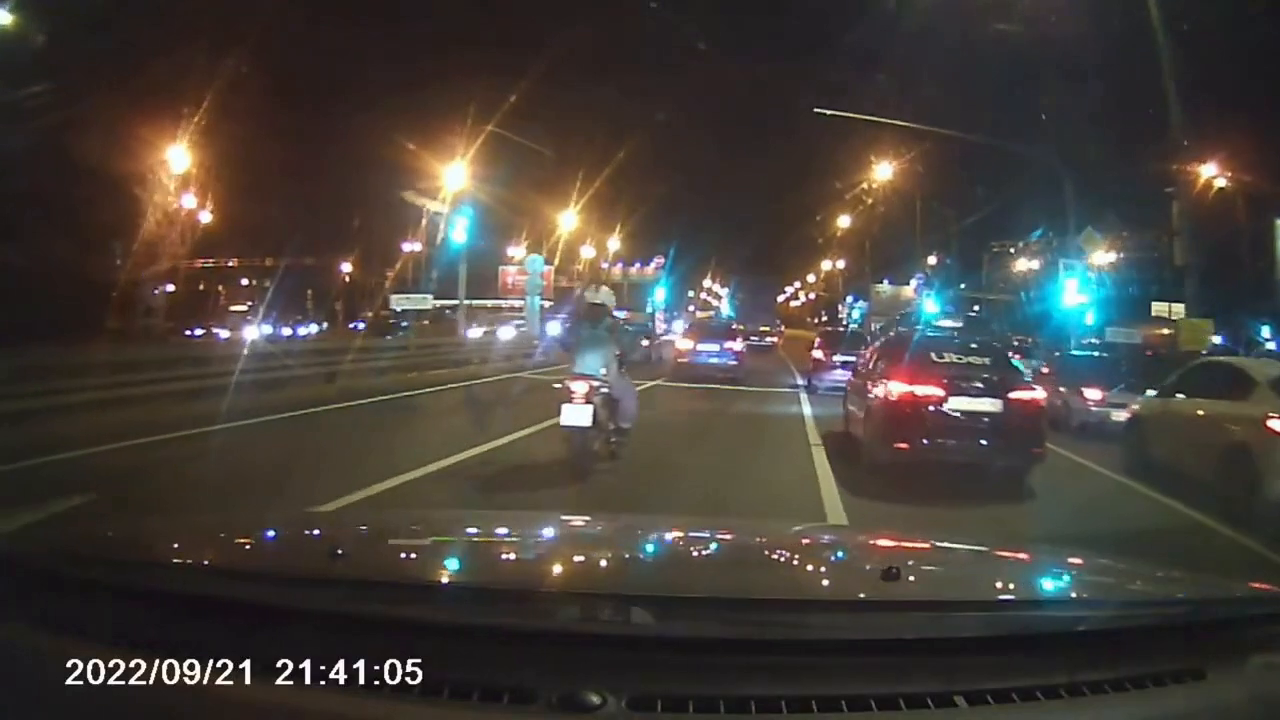
#> input picture frame 10 of Lab5/video1.mp4, 1280 x 720 px
$ python third.py
#> lines starting #> are read from the running program, lines starting #| are printed output that depends on the picture; after the words box and inside, x2 and y2 are one past the last pixel; in counts of white or black regions, pixels touching at a corner belong together
import cv2
from math import pi

def draw_line(x0, y0, x1, y1, img, color = (0, 139, 0), thickness = 3, lineType = cv2.LINE_8):
    cv2.line(img, (x0,y0), (x1,y1), color, thickness, lineType)

path = './Lab5/video1.mp4'
vid = cv2.VideoCapture(path)
framenumber = 0
while(True):
    ret, frame =  vid.read()
#> frame is the input picture: shape (720, 1280, 3); mean B, G, R 57.8, 63.2, 68.9
    if ret:
        img = cv2.cvtColor(frame, cv2.COLOR_BGR2GRAY)
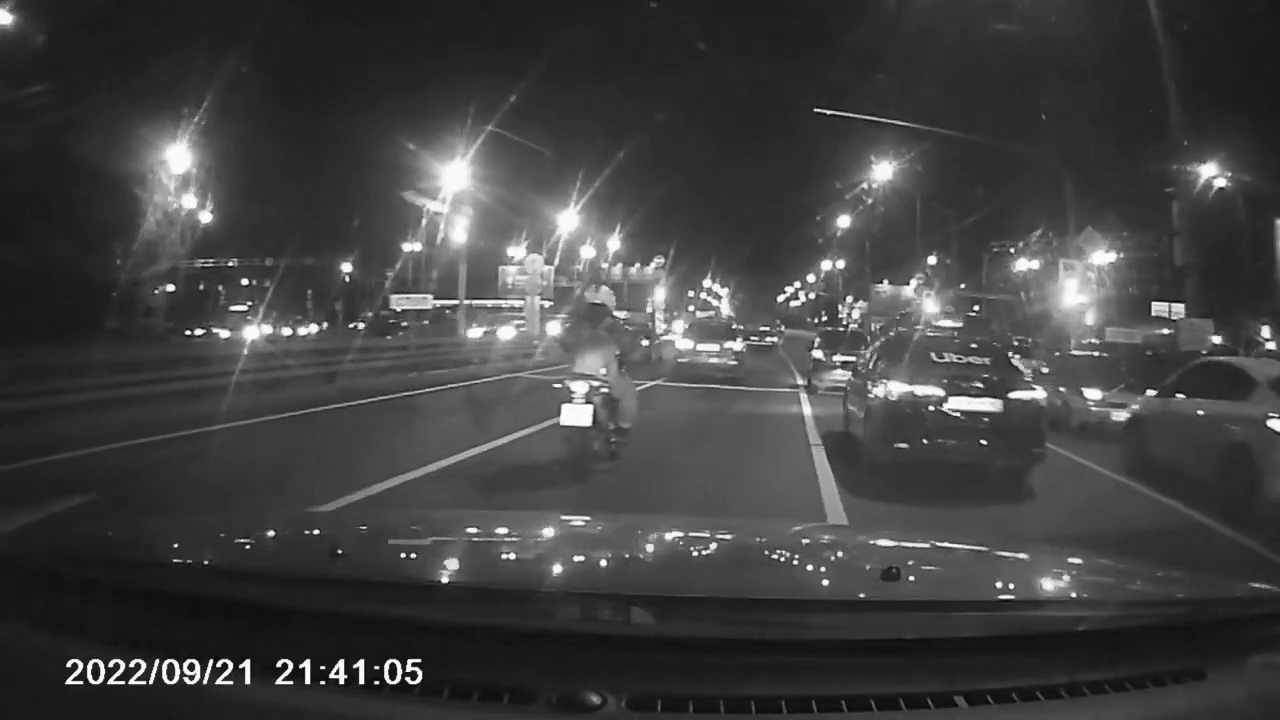
#> img: shape (720, 1280); min 0, max 255, mean 64.3
        _, edges = cv2.threshold(img, 110, 255, type = cv2.THRESH_BINARY)
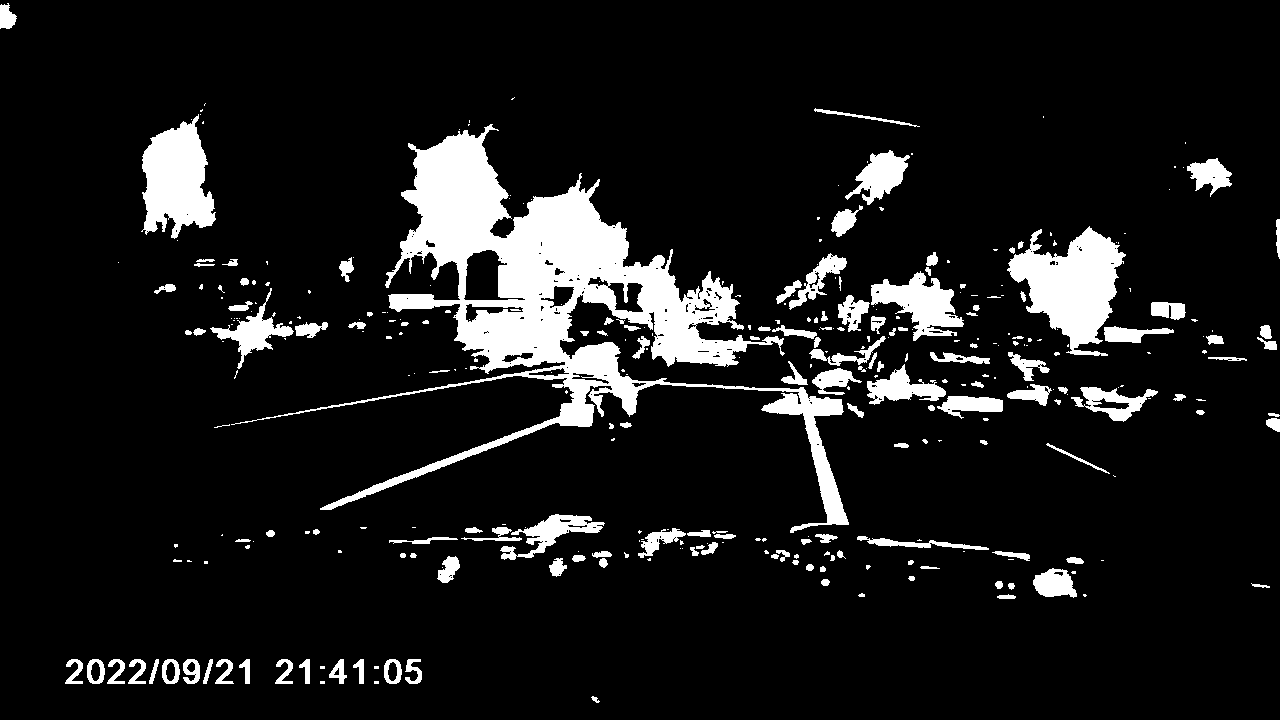
#> edges: shape (720, 1280); 10.2% white; 340 white regions (188 under 20 px), largest, box (x1, y1, x2, y2) and area: (231, 124, 849, 533) 46622, (1007, 226, 1126, 356) 8122, (141, 114, 216, 239) 5968
        lines = cv2.HoughLinesP(edges, rho = 5, theta = pi/180, threshold = 700, minLineLength = None, maxLineGap = None)
#> lines = 2282 rows, first 6: [548, 260, 669, 275], [143, 196, 213, 205], [498, 266, 554, 272], [147, 214, 163, 216], [218, 334, 292, 330], [872, 299, 925, 279]
        img2 = cv2.cvtColor(img, cv2.COLOR_GRAY2BGR)
        for i in range(0, len(lines)):
            x0,y0,x1,y1 = lines[i][0][:]
            draw_line(x0, y0, x1, y1, img2)
#> this loop made 2282 passes
        cv2.namedWindow("IMG", flags = cv2.WINDOW_NORMAL)
        cv2.imshow("IMG", img2)
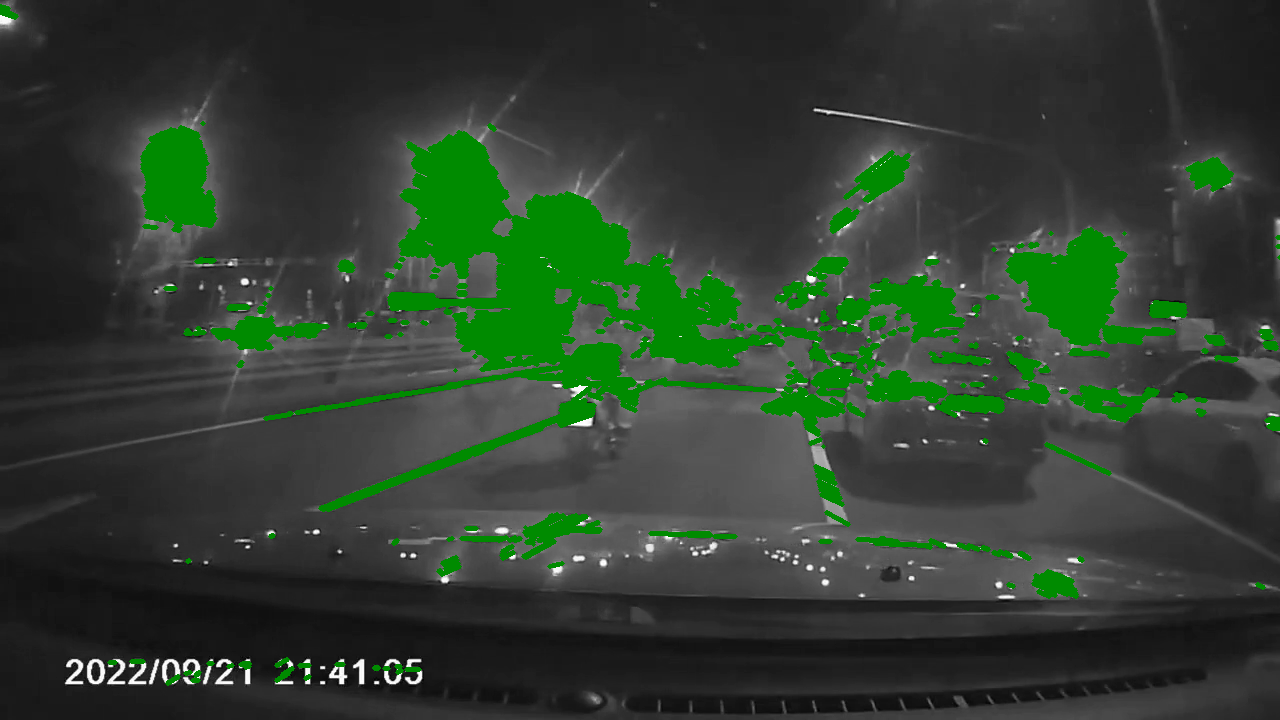
#> window 'IMG': shape (720, 1280, 3); mean B, G, R 48.2, 62.8, 48.2
        key = cv2.waitKey(1)
#> (key Esc is pressed here)
        framenumber += 1
    else:
        break
vid.release()
cv2.destroyAllWindows()

$ run again, starting later in the video
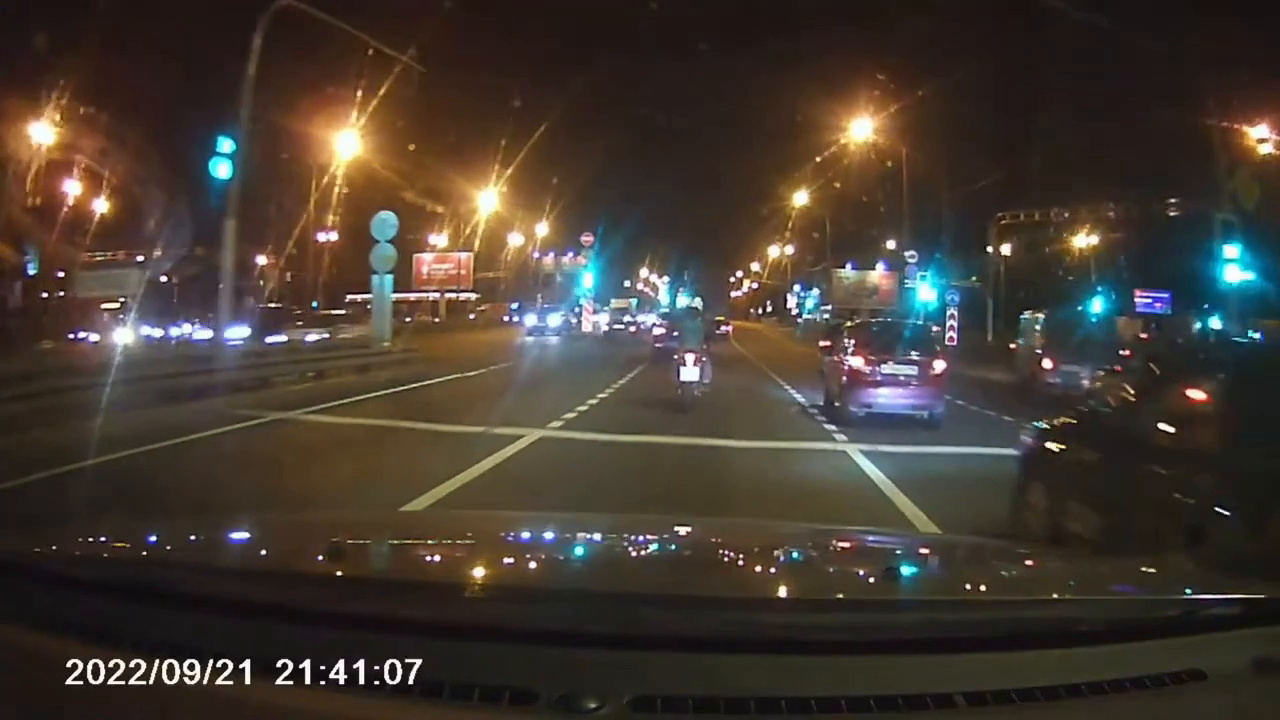
#> input picture frame 45 of Lab5/video1.mp4, 1280 x 720 px
#> frame is the input picture: shape (720, 1280, 3); mean B, G, R 50, 58.3, 67.4
#> `_, edges = cv2.threshold(img, 110, 255, type = cv2.THRESH_BINARY)`:
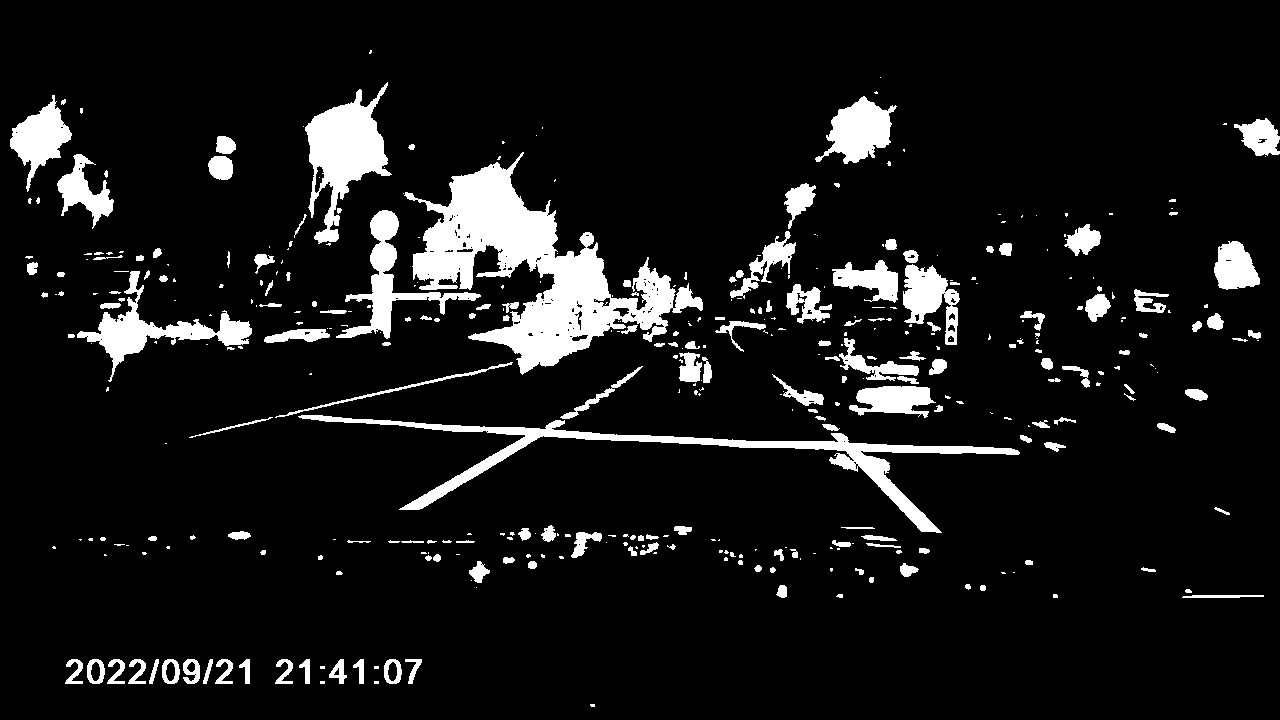
#> edges: shape (720, 1280); 9% white; 402 white regions (215 under 20 px), largest, box (x1, y1, x2, y2) and area: (404, 152, 703, 375) 22125, (298, 415, 1020, 533) 8441, (305, 82, 392, 244) 6164
#> lines = 1842 rows, first 6: [544, 436, 1019, 452], [512, 320, 578, 316], [675, 306, 686, 306], [905, 292, 944, 290], [218, 331, 251, 329], [1218, 255, 1248, 253]
#> the loop `for i in range(0, len(lines)):` made 1842 passes
#> `cv2.imshow("IMG", img2)`:
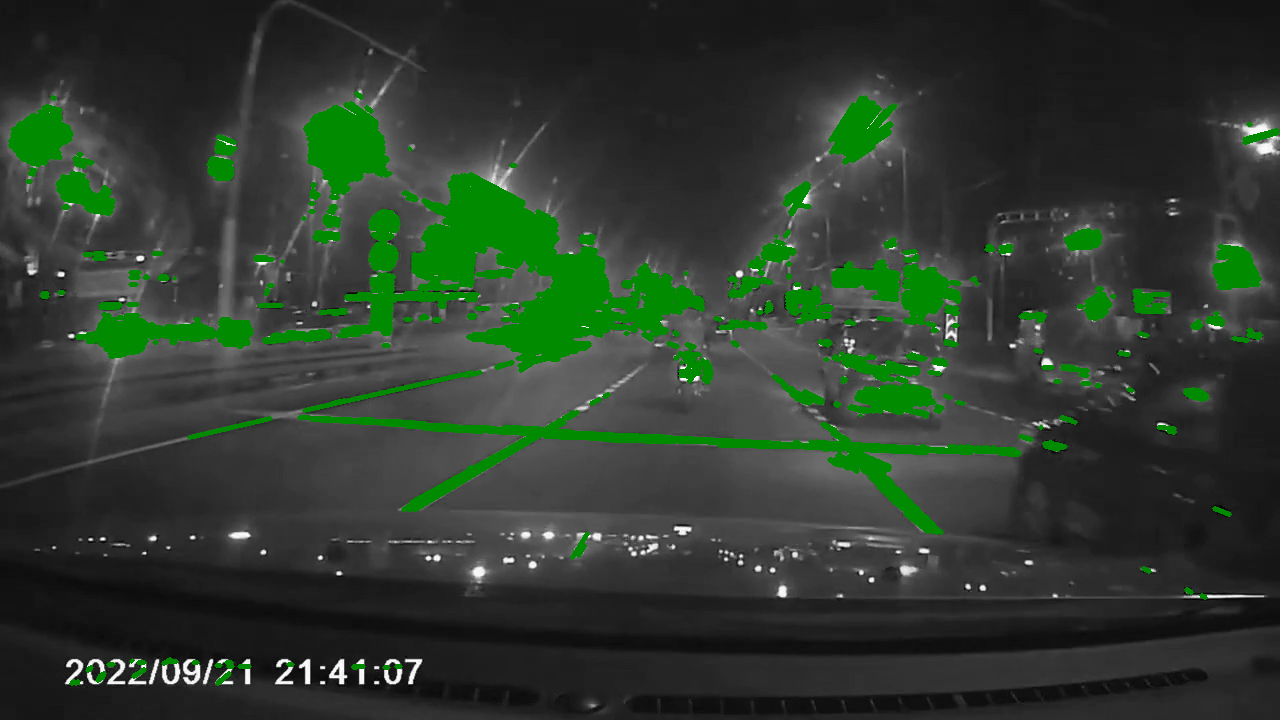
#> window 'IMG': shape (720, 1280, 3); mean B, G, R 46.4, 58.8, 46.4

$ run again, starting later in the video
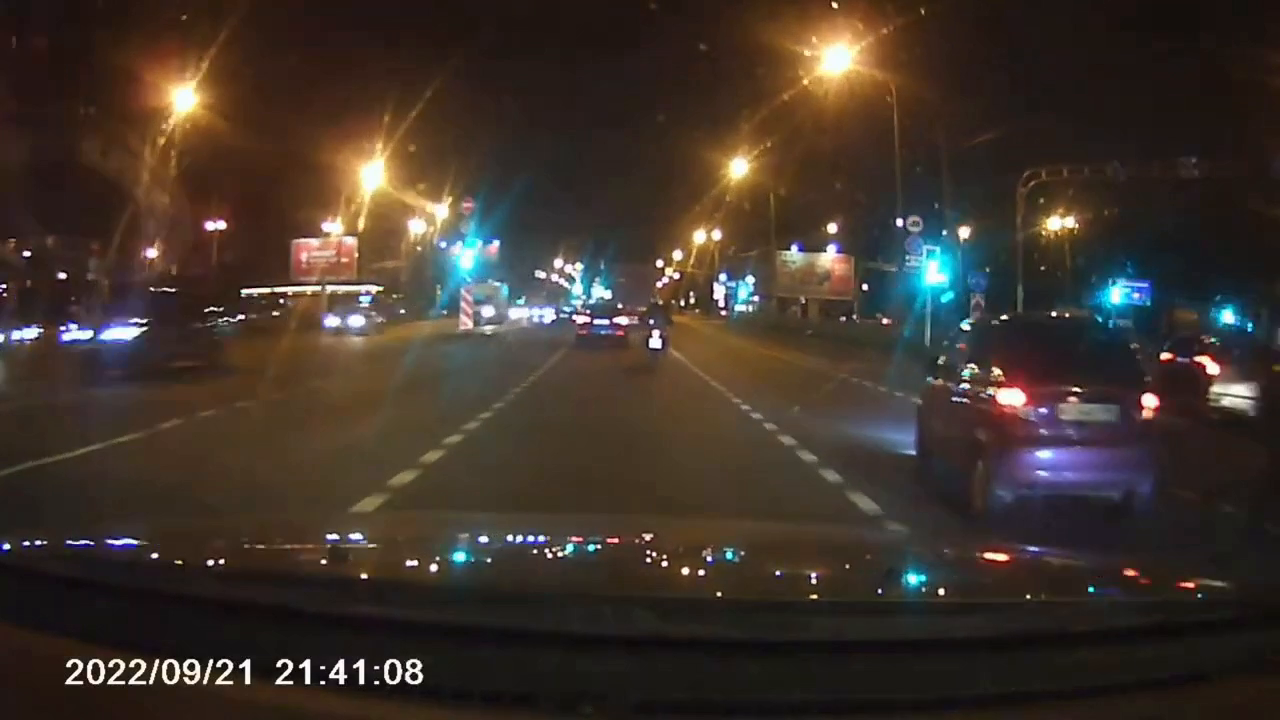
#> input picture frame 80 of Lab5/video1.mp4, 1280 x 720 px
#> frame is the input picture: shape (720, 1280, 3); mean B, G, R 43.6, 51.7, 62.8
#> `_, edges = cv2.threshold(img, 110, 255, type = cv2.THRESH_BINARY)`:
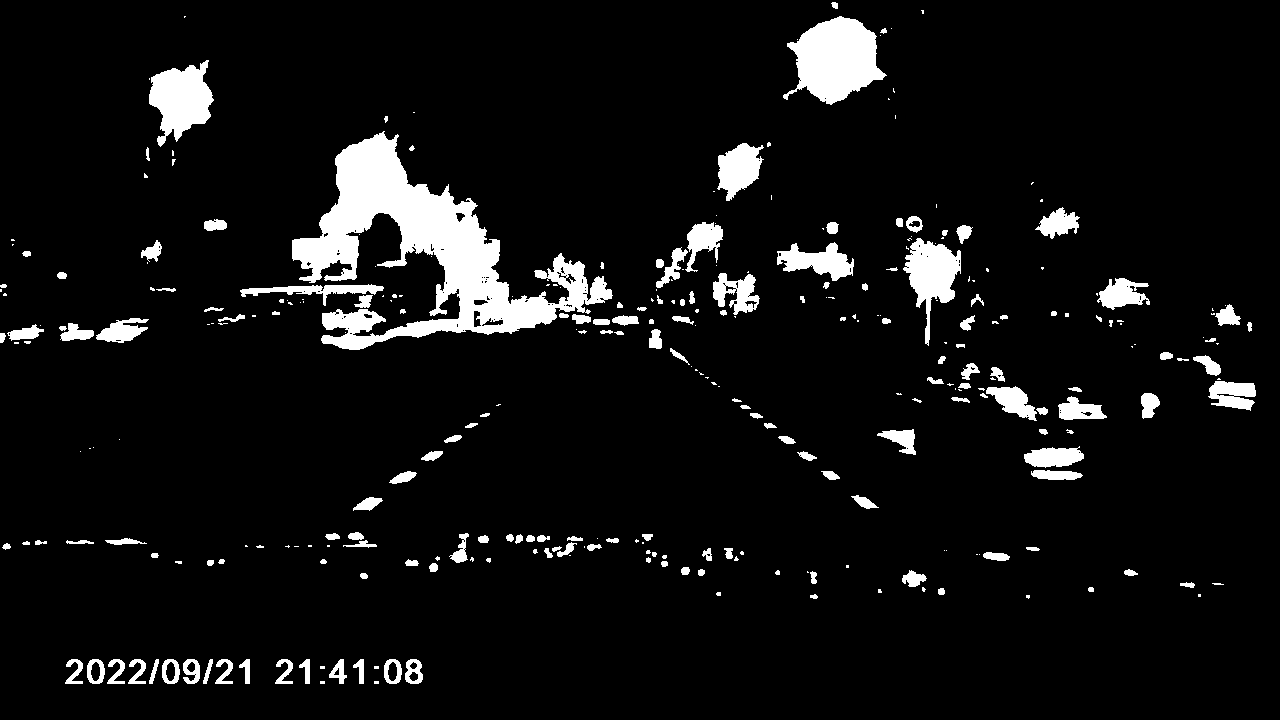
#> edges: shape (720, 1280); 6.9% white; 318 white regions (148 under 20 px), largest, box (x1, y1, x2, y2) and area: (292, 131, 613, 350) 23226, (783, 16, 887, 105) 5669, (149, 60, 214, 147) 3359
#> lines = 1100 rows, first 6: [101, 331, 144, 330], [812, 265, 846, 260], [330, 343, 473, 321], [432, 310, 446, 310], [322, 322, 385, 319], [560, 308, 574, 307]
#> the loop `for i in range(0, len(lines)):` made 1100 passes
#> `cv2.imshow("IMG", img2)`:
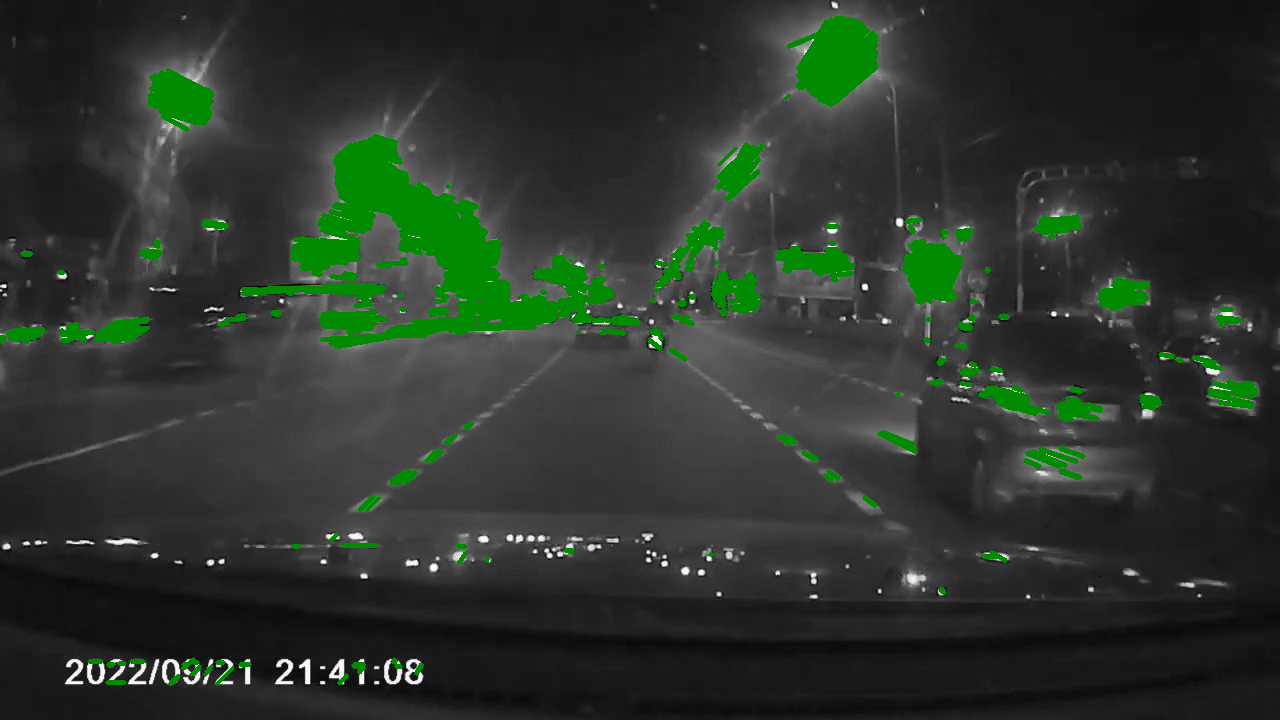
#> window 'IMG': shape (720, 1280, 3); mean B, G, R 43.9, 52.7, 43.9
